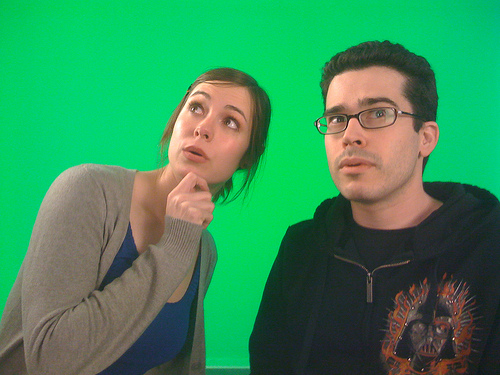
#> input picture greenscreen.jpg, 500 x 375 px
$ jupyter execute --allow-errors Untitled.ipynb   (shell and % lines are left out)
#> lines starting #> are read from the running program, lines starting #| are printed output that depends on the picture
# Computer Vision Assignment 1

[cell 1]
# https://www.dataquest.io/blog/jupyter-notebook-tips-tricks-shortcuts/
import matplotlib.pyplot as plt
from skimage import data,filters
import numpy as np

## Question 1

[cell 2]
a = plt.imread("greenscreen.jpg")
#> a is the input picture: shape (375, 500, 3); mean R, G, B 56.1, 140.7, 88.5
cat =plt.imread("cat.jpg")
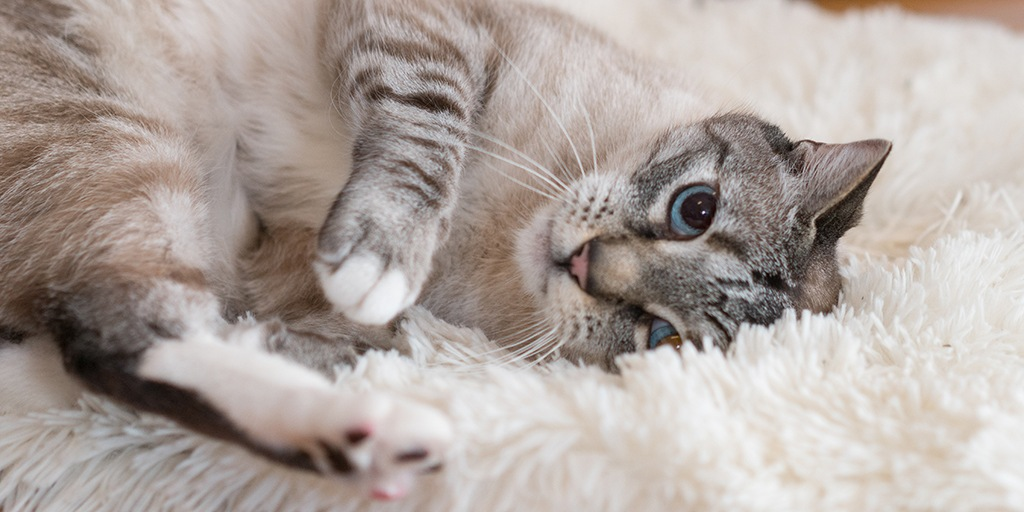
#> input picture cat.jpg, 1024 x 512 px
#> cat is the input picture: shape (512, 1024, 3); mean R, G, B 175.3, 165, 159.5
# Get a part of cat that is the same size as the greenscreen
cat = cat[130:505,200:700,:]
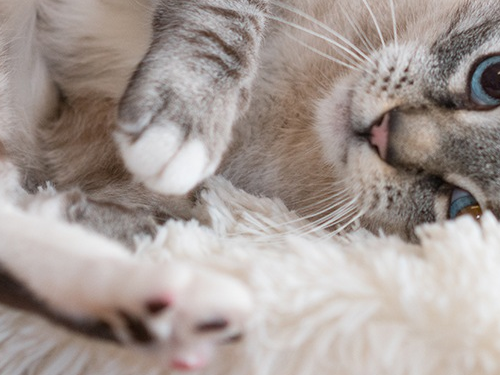
#> cat: shape (375, 500, 3); mean R, G, B 166, 155.2, 150
b = np.zeros_like(a)
empty = np.zeros_like(a)
r, g, b = (2, 1, 0)
# Get different channels of original image
red = a[:, :, r]
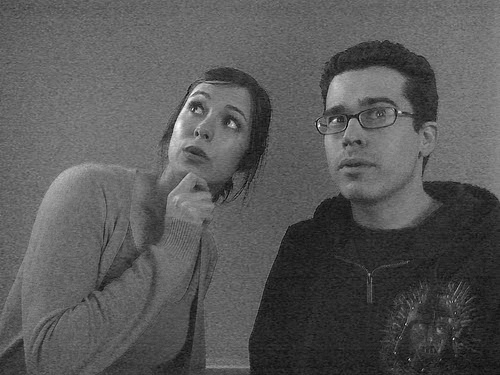
#> red: shape (375, 500); min 0, max 255, mean 88.5
green = a[:, :, g]
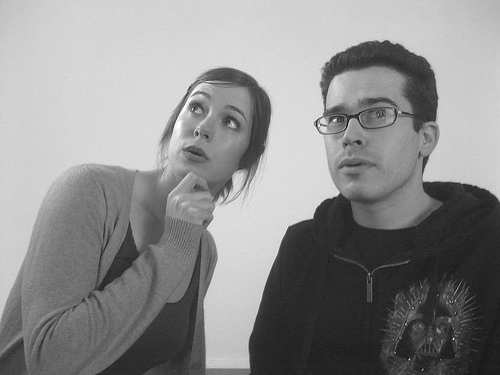
#> green: shape (375, 500); min 3, max 255, mean 140.7
blue = a[:, :, b]
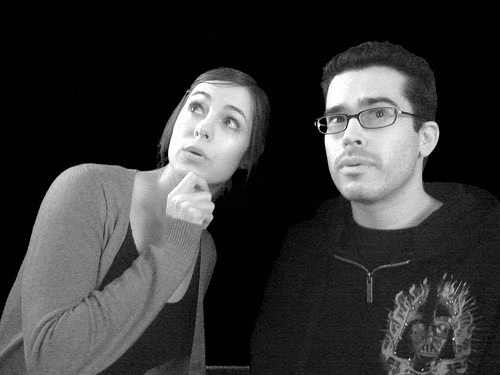
#> blue: shape (375, 500); min 0, max 255, mean 56.1
# Get all pixels where green is in the threshold and also
# where greens are smaller than either of the other colours
#> (the rest of this cell did not finish here and is left out)

[cell 3]
plt.imshow(green)

## Question 2

[cell 4]
import cv2

# Load an color image in grayscale
img = cv2.imread('cat.jpg',0)
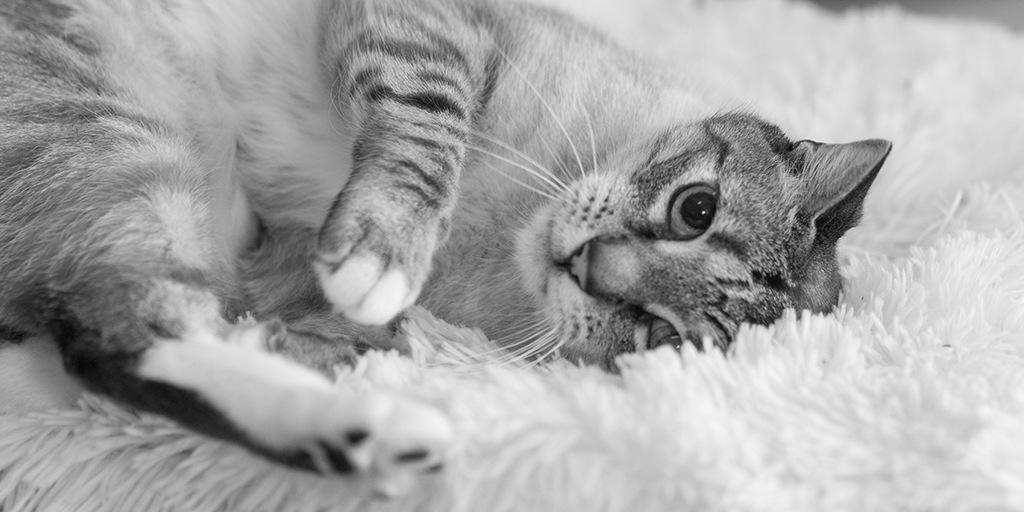
#> img: shape (512, 1024); min 2, max 245, mean 167.5
cv2.imshow('image',img)
